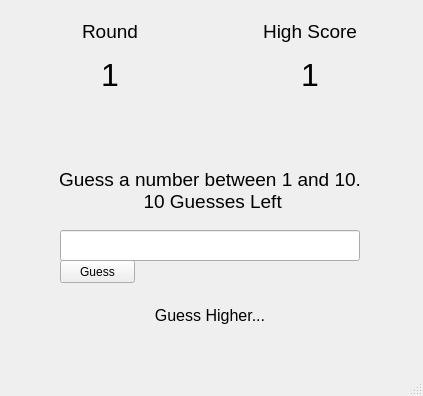
<?xml version="1.0" encoding="UTF-8"?>
<ui version="4.0">
 <class>MainWindow</class>
 <widget class="QMainWindow" name="MainWindow">
  <property name="geometry">
   <rect>
    <x>0</x>
    <y>0</y>
    <width>423</width>
    <height>396</height>
   </rect>
  </property>
  <property name="windowTitle">
   <string>MainWindow</string>
  </property>
  <widget class="QWidget" name="centralwidget">
   <widget class="QLabel" name="round_label">
    <property name="geometry">
     <rect>
      <x>60</x>
      <y>20</y>
      <width>100</width>
      <height>22</height>
     </rect>
    </property>
    <property name="font">
     <font>
      <family>Arial</family>
      <pointsize>14</pointsize>
     </font>
    </property>
    <property name="text">
     <string>Round</string>
    </property>
    <property name="alignment">
     <set>Qt::AlignCenter</set>
    </property>
   </widget>
   <widget class="QLabel" name="round_count_label">
    <property name="geometry">
     <rect>
      <x>60</x>
      <y>50</y>
      <width>100</width>
      <height>50</height>
     </rect>
    </property>
    <property name="font">
     <font>
      <family>Arial</family>
      <pointsize>24</pointsize>
     </font>
    </property>
    <property name="text">
     <string>1</string>
    </property>
    <property name="alignment">
     <set>Qt::AlignCenter</set>
    </property>
   </widget>
   <widget class="QLabel" name="highscore_label">
    <property name="geometry">
     <rect>
      <x>260</x>
      <y>20</y>
      <width>100</width>
      <height>22</height>
     </rect>
    </property>
    <property name="font">
     <font>
      <family>Arial</family>
      <pointsize>14</pointsize>
     </font>
    </property>
    <property name="text">
     <string>High Score</string>
    </property>
    <property name="alignment">
     <set>Qt::AlignCenter</set>
    </property>
   </widget>
   <widget class="QLabel" name="highscore_count_label">
    <property name="geometry">
     <rect>
      <x>260</x>
      <y>50</y>
      <width>100</width>
      <height>50</height>
     </rect>
    </property>
    <property name="font">
     <font>
      <family>Arial</family>
      <pointsize>24</pointsize>
     </font>
    </property>
    <property name="text">
     <string>1</string>
    </property>
    <property name="alignment">
     <set>Qt::AlignCenter</set>
    </property>
   </widget>
   <widget class="QLabel" name="guess_info">
    <property name="geometry">
     <rect>
      <x>60</x>
      <y>170</y>
      <width>300</width>
      <height>41</height>
     </rect>
    </property>
    <property name="font">
     <font>
      <family>Arial</family>
      <pointsize>14</pointsize>
     </font>
    </property>
    <property name="text">
     <string>Guess a number between 1 and 10.
 10 Guesses Left</string>
    </property>
    <property name="alignment">
     <set>Qt::AlignCenter</set>
    </property>
   </widget>
   <widget class="QPushButton" name="guess_button">
    <property name="geometry">
     <rect>
      <x>60</x>
      <y>260</y>
      <width>75</width>
      <height>23</height>
     </rect>
    </property>
    <property name="text">
     <string>Guess</string>
    </property>
   </widget>
   <widget class="QLabel" name="hint">
    <property name="geometry">
     <rect>
      <x>60</x>
      <y>300</y>
      <width>300</width>
      <height>31</height>
     </rect>
    </property>
    <property name="font">
     <font>
      <family>Arial</family>
      <pointsize>12</pointsize>
     </font>
    </property>
    <property name="text">
     <string>Guess Higher...</string>
    </property>
    <property name="alignment">
     <set>Qt::AlignCenter</set>
    </property>
   </widget>
   <widget class="QLineEdit" name="entry_box">
    <property name="geometry">
     <rect>
      <x>60</x>
      <y>230</y>
      <width>300</width>
      <height>31</height>
     </rect>
    </property>
    <property name="font">
     <font>
      <family>Arial</family>
      <pointsize>12</pointsize>
     </font>
    </property>
   </widget>
  </widget>
  <widget class="QMenuBar" name="menubar">
   <property name="geometry">
    <rect>
     <x>0</x>
     <y>0</y>
     <width>423</width>
     <height>21</height>
    </rect>
   </property>
  </widget>
  <widget class="QStatusBar" name="statusbar"/>
 </widget>
 <resources/>
 <connections/>
</ui>
